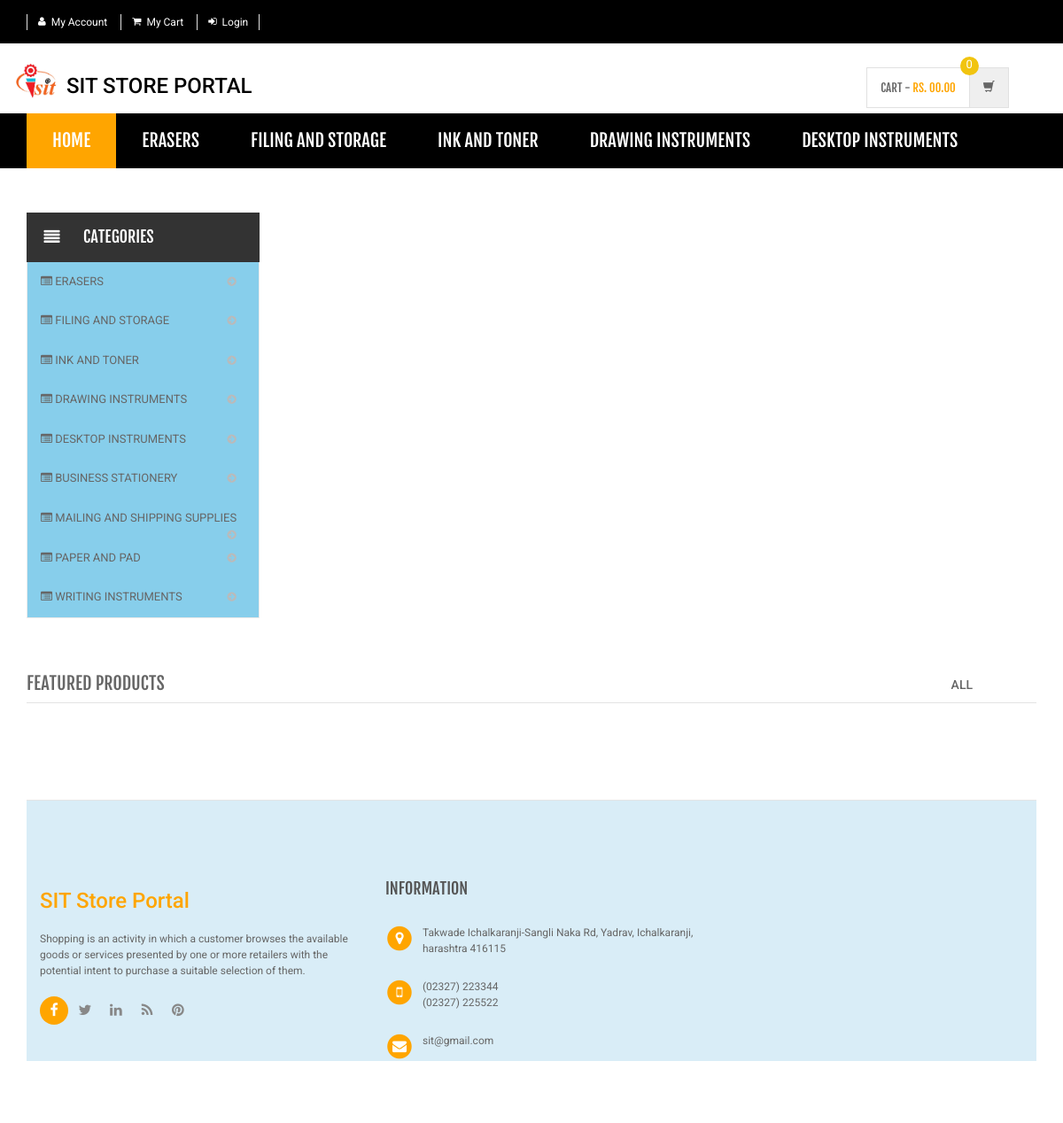
The page / on the database its author committed.
### tables this page shows
CREATE TABLE `category` (
  `id` int(11) NOT NULL,
  `categoryName` varchar(255) DEFAULT NULL,
  `categoryDescription` longtext DEFAULT NULL,
  `creationDate` timestamp NOT NULL DEFAULT current_timestamp(),
  `updationDate` varchar(255) DEFAULT NULL
);

### index.php (the view, shortened to what this page needs)
<?php
include('includes/config.php');
?>
<!DOCTYPE html>
<html lang="en">
	<head>
	    <link rel="stylesheet" href="assets/css/bootstrap.min.css">
	    <link rel="stylesheet" href="assets/css/main.css">
	    <link rel="stylesheet" href="assets/css/green.css">
	    <link rel="stylesheet" href="assets/css/owl.carousel.css">
		<link rel="stylesheet" href="assets/css/owl.transitions.css">
		<link href="assets/css/lightbox.css" rel="stylesheet">
		<link rel="stylesheet" href="assets/css/animate.min.css">
		<link rel="stylesheet" href="assets/css/rateit.css">
		<link rel="stylesheet" href="assets/css/bootstrap-select.min.css">
		<link rel="stylesheet" href="assets/css/config.css">
		<link href="assets/css/green.css" rel="alternate stylesheet" title="Green color">
		<link href="assets/css/blue.css" rel="alternate stylesheet" title="Blue color">
		<link href="assets/css/red.css" rel="alternate stylesheet" title="Red color">
		<link href="assets/css/orange.css" rel="alternate stylesheet" title="Orange color">
		<link href="assets/css/dark-green.css" rel="alternate stylesheet" title="Darkgreen color">
		<link rel="stylesheet" href="assets/css/font-awesome.min.css">
	</head>
    <body class="cnt-home">
<header class="header-style-1">
<?php include('includes/top-header.php');?>
<?php include('includes/main-header.php');?>
<?php include('includes/menu-bar.php');?>
</header>
<div class="body-content outer-top-xs" id="top-banner-and-menu">
	<div class="container">
		<div class="furniture-container homepage-container">
		<div class="row">
			<div class="col-xs-12 col-sm-12 col-md-3 sidebar">
	<?php include('includes/side-menu.php');?>
			</div>
			<div class="col-xs-12 col-sm-12 col-md-9 homebanner-holder">
<div id="hero" class="homepage-slider3">
</div>
			</div>
		</div>
		<br>
		<div id="product-tabs-slider" class="scroll-tabs inner-bottom-vs  wow fadeInUp">
			<div class="more-info-tab clearfix">
			   <h3 class="new-product-title pull-left">Featured Products</h3>
				<ul class="nav nav-tabs nav-tab-line pull-right" id="new-products-1">
					<li class="active"><a href="#all" data-toggle="tab">All</a></li>
				</ul>
			</div>
		</div>
</div>
</div>
<?php include('includes/footer.php');?>
</body>
</html>

### includes/menu-bar.php (shortened to what this page needs)
<div class="header-nav animate-dropdown " style="background-color: black">
    <div class="container">
        <div class="yamm navbar navbar-default" role="navigation">
            <div class="nav-bg-class">
                <div class="navbar-collapse collapse" id="mc-horizontal-menu-collapse">
	<div class="nav-outer">
		<ul class="nav navbar-nav">
			<li class="active dropdown yamm-fw">
				<a href="index.php" data-hover="dropdown" class="dropdown-toggle">Home</a>
			</li>
             <?php $sql=mysqli_query($con,"select id,categoryName  from category limit 5");
while($row=mysqli_fetch_array($sql))
{
    ?>
			<li class="dropdown yamm">
				<a href="category.php?cid=<?php echo $row['id'];?>"> <?php echo $row['categoryName'];?></a>
			</li>
			<?php } ?>
		</ul>
		<div class="clearfix"></div>
	</div>
</div>
            </div>
        </div>
    </div>
</div>

### includes/side-menu.php
<div class="side-menu animate-dropdown outer-bottom-xs" >
    <div class="head"><i class="icon fa fa-align-justify fa-fw"></i> Categories</div>
    <nav class="yamm megamenu-horizontal" role="navigation" >
        <ul class="nav">
            <li class="dropdown menu-item" style="background-color:skyblue;">
              <?php $sql=mysqli_query($con,"select id,categoryName  from category");
while($row=mysqli_fetch_array($sql))
{
    ?>
                <a href="category.php?cid=<?php echo $row['id'];?>" class="dropdown-toggle"><i class="fa fa-list-alt"></i>
                <?php echo $row['categoryName'];?></a>
                <?php }?>
</li>
</ul>
    </nav>
</div>

### assets/css/green.css (style rules this page uses)
a { color: orange; }
.header-style-1 .header-nav { background: orange; }
.cnt-home .header-style-1 .header-nav .navbar .navbar-nav > li.active { background: orange; }

### assets/css/lightbox.css (style rules this page uses)
body:after { content: url(../images/close.png) url(../images/loading.gif) url(../images/prev.png) url(../images/next.png); display: none; }

### assets/css/blue.css (style rules this page uses)
a { color: #3498db; }
.header-style-1 .header-nav { background: #3498db; }
.cnt-home .header-style-1 .header-nav .navbar .navbar-nav > li.active { background: #1d6ca1; }

### assets/css/red.css (style rules this page uses)
a { color: #ff6c6c; }
.header-style-1 .header-nav { background: #ff6c6c; }
.cnt-home .header-style-1 .header-nav .navbar .navbar-nav > li.active { background: #ff1a1a; }

### assets/css/orange.css (style rules this page uses)
a { color: #f39c12; }
.header-style-1 .header-nav { background: #f39c12; }
.cnt-home .header-style-1 .header-nav .navbar .navbar-nav > li.active { background: #ab6c09; }

### assets/css/dark-green.css (style rules this page uses)
a { color: #12cca7; }
.header-style-1 .header-nav { background: #12cca7; }
.cnt-home .header-style-1 .header-nav .navbar .navbar-nav > li.active { background: #0b816a; }

### rows shown on the page
category: categoryName "ERASERS"
category: categoryName "FILING AND STORAGE"
category: categoryName "INK AND TONER"
category: categoryName "DRAWING INSTRUMENTS"
category: categoryName "DESKTOP INSTRUMENTS"
category: categoryName "BUSINESS STATIONERY"
category: categoryName "MAILING AND SHIPPING SUPPLIES"
category: categoryName "PAPER AND PAD"
category: categoryName "WRITING INSTRUMENTS"
